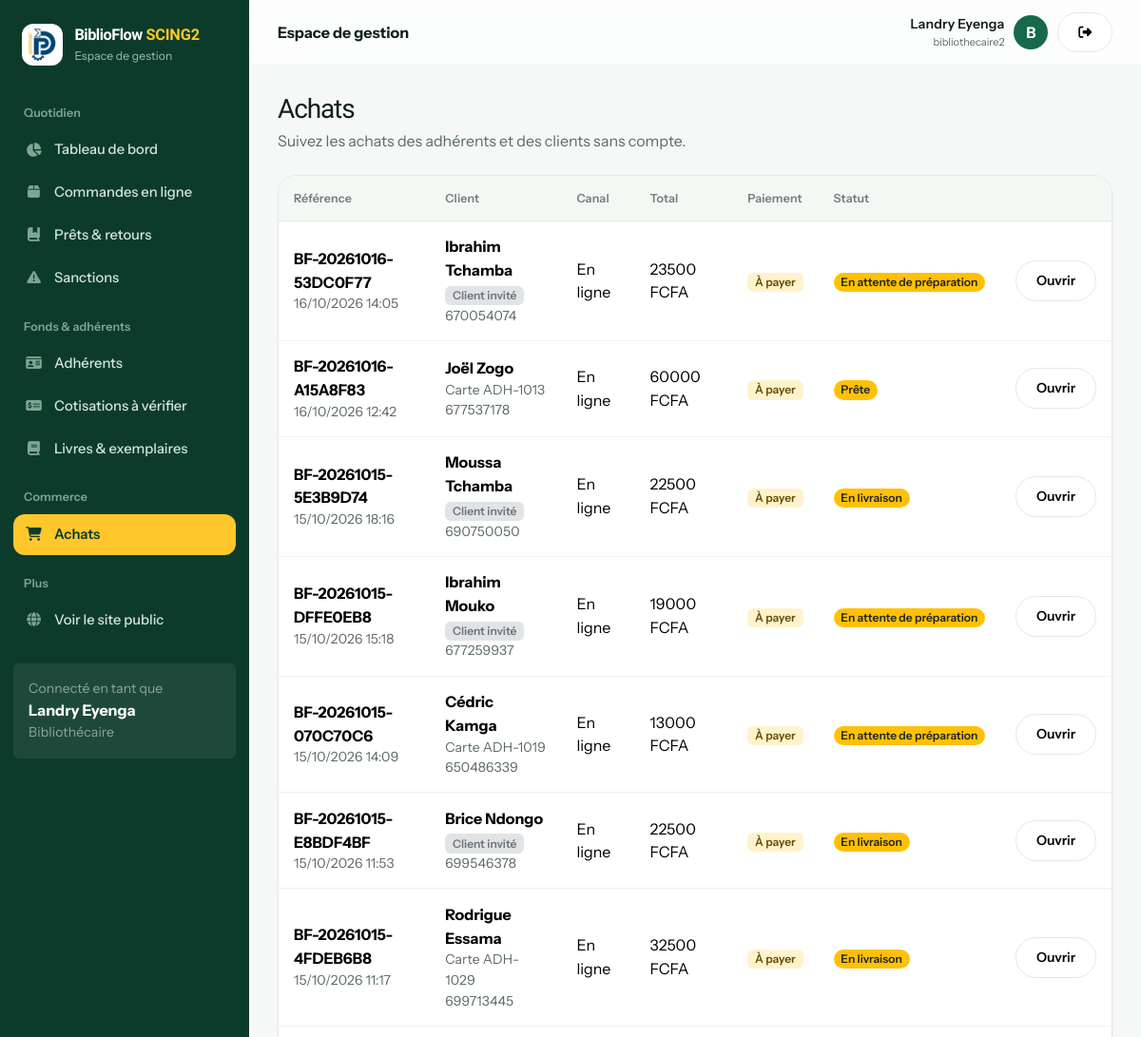
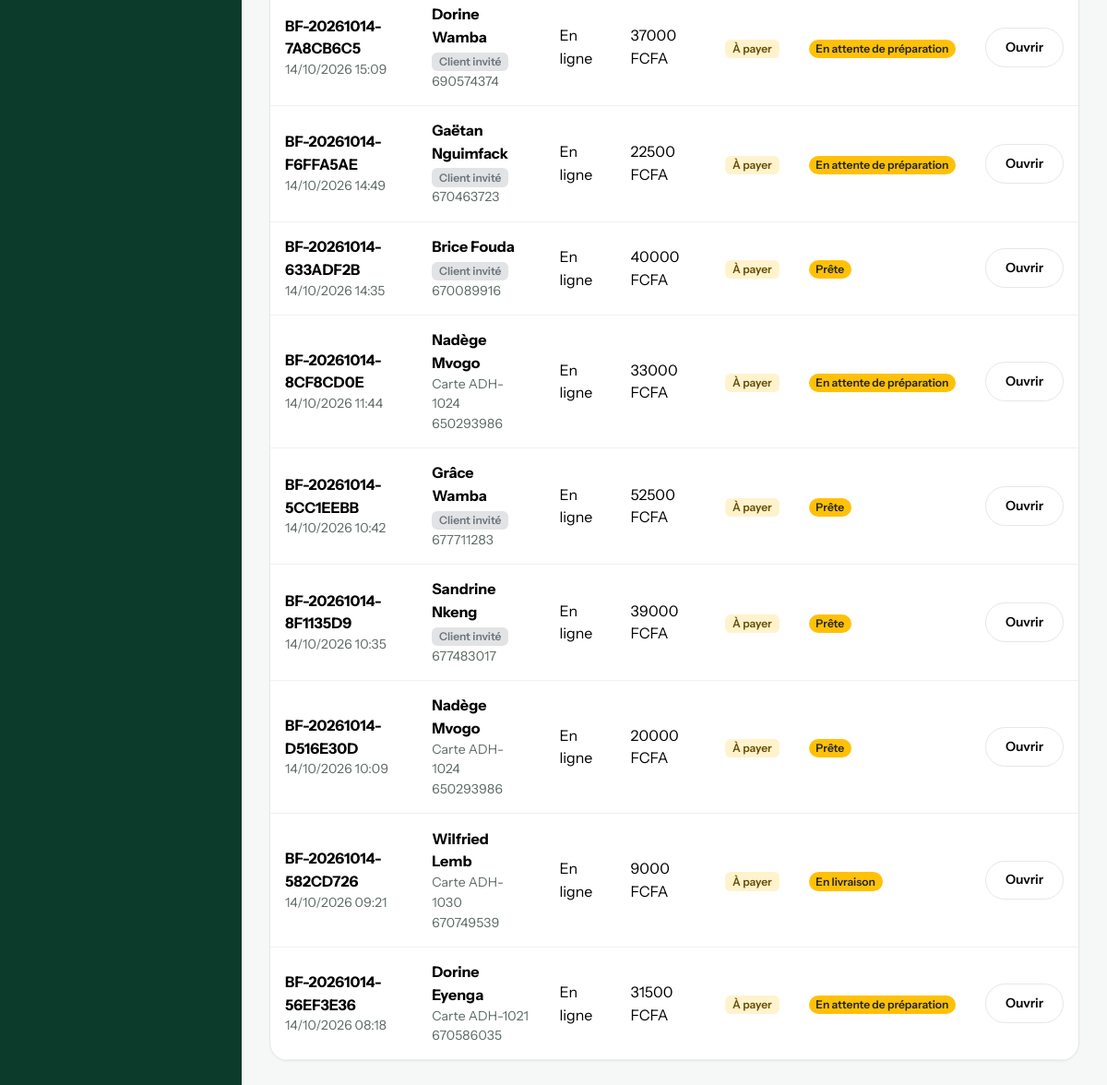
The app's page /gestion/achats/ (signed in) with its own data (2 pictures, top to bottom).
### bibliotheque/models.py (models this page shows, shortened)
class Utilisateur(AbstractUser):
    ROLES = [("adherent", "Adhérent"), ("bibliothecaire", "Bibliothécaire"), ("administrateur", "Administrateur")]
    STATUTS = [("en_attente", "En attente de validation"), ("actif", "Actif"), ("suspendu", "Suspendu")]
    first_name = None  # remplacés par nom / prénom
    last_name = None
    nom = models.CharField(max_length=80)
    prenom = models.CharField(max_length=80)
    telephone = models.CharField(max_length=20, blank=True)
    adresse = models.CharField(max_length=200, blank=True)
    role = models.CharField(max_length=20, choices=ROLES, default="adherent")
    statut = models.CharField(max_length=12, choices=STATUTS, default="actif")
    numero_carte = models.CharField(max_length=20, unique=True, null=True, blank=True)
    date_debut_adhesion = models.DateField(null=True, blank=True)
    date_expiration = models.DateField(null=True, blank=True)  # fin de validité de l'adhésion
    suspendu_jusqu = models.DateField(null=True, blank=True)   # emprunts suspendus après un retard
    REQUIRED_FIELDS = ["nom", "prenom", "email"]
    def get_full_name(self):
        return f"{self.prenom} {self.nom}".strip()
    @property
    def est_personnel(self):
        return self.is_superuser or self.role in ("bibliothecaire", "administrateur")

class Achat(models.Model):
    STATUTS = [("en_attente", "En attente de préparation"), ("prete", "Prête"), ("en_livraison", "En livraison"),
               ("terminee", "Terminé"), ("annulee", "Annulé")]
    ACTIFS = ("en_attente", "prete", "en_livraison")
    CANAUX = [("comptoir", "Au comptoir"), ("en_ligne", "En ligne")]
    MODES_PAIEMENT = [("especes", "Espèces"), ("mobile", "Mobile money"), ("carte", "Carte")]
    adherent = models.ForeignKey(Utilisateur, on_delete=models.PROTECT, null=True, blank=True, related_name="achats")
    reference = models.CharField(max_length=24, unique=True, null=True, blank=True)
    date_achat = models.DateTimeField(auto_now_add=True)
    canal = models.CharField(max_length=10, choices=CANAUX, default="comptoir")
    mode_reception = models.CharField(max_length=12, choices=[("retrait", "Retrait"), ("livraison", "Livraison")], default="retrait")
    mode_paiement = models.CharField(max_length=10, choices=MODES_PAIEMENT, blank=True)
    statut_paiement = models.CharField(max_length=12, choices=[("en_attente", "À payer"), ("paye", "Payé"), ("annule", "Annulé")], default="en_attente")
    reference_paiement = models.CharField(max_length=80, blank=True)
    date_paiement = models.DateTimeField(null=True, blank=True)
    adresse_livraison = models.CharField(max_length=250, blank=True)  # vide = retrait à la bibliothèque
    date_limite_retrait = models.DateField(null=True, blank=True)
    client_prenom = models.CharField(max_length=80, blank=True)
    client_nom = models.CharField(max_length=80, blank=True)
    client_email = models.EmailField(blank=True)
    client_telephone = models.CharField(max_length=20, blank=True)
    statut = models.CharField(max_length=14, choices=STATUTS, default="en_attente")
    class Meta:
        ordering = ["-date_achat"]
    @property
    def livraison(self):
        """Source de vérité : mode_reception (l'adresse n'est que le détail de la livraison)."""
        return self.mode_reception == "livraison"
    @property
    def paye(self):
        return self.statut_paiement == "paye"
    @property
    def total(self):
        return self.lignes.aggregate(t=Sum(F("quantite") * F("prix_applique")))["t"] or 0
    @property
    def client_nom_complet(self):
        if self.adherent_id:
            return self.adherent.get_full_name()
        return f"{self.client_prenom} {self.client_nom}".strip() or "Client invité"
    @property
    def client_telephone_effectif(self):
        return self.adherent.telephone if self.adherent_id else self.client_telephone
    @property
    def est_invite(self):
        return self.adherent_id is None

### bibliotheque/views.py (the view)
# urls.py: path("gestion/achats/", views.achats, name="achats"),
@role_requis(*STAFF)
def achats(request):
    statut = request.GET.get("statut", "actives")
    liste = Achat.objects.select_related("adherent").prefetch_related("lignes")
    if statut == "actives":
        liste = liste.filter(statut__in=Achat.ACTIFS)
    elif statut != "toutes":
        liste = liste.filter(statut=statut)
    return render(request, "bibliotheque/achats.html", {"achats": liste[:100], "statut": statut})

### bibliotheque/acces.py (called while the page is built)
def est_personnel(user):
    return user.is_authenticated and user.est_personnel

def role_requis(*roles):
    def deco(vue):
        @login_required
        @wraps(vue)
        def wrapper(request, *a, **kw):
            if request.user.is_superuser or request.user.role in roles:
                return vue(request, *a, **kw)
            messages.error(request, "Accès non autorisé pour votre rôle.")
            return redirect("accueil")
        return wrapper
    return deco

### bibliotheque/context.py (called while the page is built)
def globales(request):
    ctx = {"p": params(), "panier_count": 0, "est_personnel": False, "cotisations_a_verifier": 0}
    try:
        ctx["panier_count"] = sum(request.session.get("panier", {}).values())
    except Exception:
        pass
    if request.user.is_authenticated:
        ctx["est_personnel"] = est_personnel(request.user)
        if ctx["est_personnel"]:
            ctx["cotisations_a_verifier"] = CotisationAdhesion.objects.filter(statut="en_attente").count()
    return ctx

### bibliotheque/services.py (called while the page is built)
def params():
    d = dict(settings.BIBLIO)
    for cle in ("amende_par_jour", "amende_plafond", "frais_perte"):
        d[cle] = Decimal(str(d[cle]))
    return SimpleNamespace(**d)

### bibliotheque/templates/bibliotheque/achats.html
{% extends "bibliotheque/base.html" %}{% block contenu %}
<div class="d-flex justify-content-between align-items-end gap-3 mb-4"><div><h1 class="h3 mb-1">Achats</h1><p class="muted mb-0">Suivez les achats des adhérents et des clients sans compte.</p></div></div>
<div class="cardx overflow-hidden"><div class="table-responsive"><table class="table align-middle mb-0"><thead><tr><th>Référence</th><th>Client</th><th>Canal</th><th>Total</th><th>Paiement</th><th>Statut</th><th></th></tr></thead><tbody>{% for a in achats %}<tr><td><strong>{{ a.reference|default:a.pk }}</strong><div class="muted small">{{ a.date_achat|date:"d/m/Y H:i" }}</div></td><td><strong>{{ a.client_nom_complet }}</strong>{% if a.est_invite %}<div><span class="badge bg-secondary-subtle text-secondary">Client invité</span></div>{% elif a.adherent.numero_carte %}<div class="muted small">Carte {{ a.adherent.numero_carte }}</div>{% endif %}<div class="muted small">{{ a.client_telephone_effectif }}</div></td><td>{{ a.get_canal_display }}</td><td>{{ a.total|floatformat:0 }} FCFA</td><td>{% if a.statut_paiement == 'paye' %}<span class="badge bg-success-subtle text-success">Payé</span>{% elif a.statut_paiement == 'annule' %}<span class="badge bg-secondary-subtle text-secondary">Annulé</span>{% else %}<span class="badge bg-warning-subtle text-warning-emphasis">À payer</span>{% endif %}</td><td><span class="badge rounded-pill bg-{% if a.statut == 'terminee' %}success{% elif a.statut == 'annulee' %}secondary{% else %}warning text-dark{% endif %}">{{ a.get_statut_display }}</span></td><td class="text-end"><a class="btn btn-sm btn-light" href="{% url 'achat_detail' a.pk %}">Ouvrir</a></td></tr>{% empty %}<tr><td colspan="7" class="text-center py-5 muted">Aucun achat.</td></tr>{% endfor %}</tbody></table></div></div>{% endblock %}

### bibliotheque/templates/bibliotheque/base.html (shortened to what this page needs)
{% load static %}<!doctype html>
<html lang="fr"><head><meta charset="utf-8"><meta name="viewport" content="width=device-width, initial-scale=1"><title>{% block titre %}BiblioFlow SCING2{% endblock %}</title>
<link href="https://cdn.jsdelivr.net/npm/bootstrap@5.3.3/dist/css/bootstrap.min.css" rel="stylesheet"><link href="https://cdnjs.cloudflare.com/ajax/libs/font-awesome/6.5.2/css/all.min.css" rel="stylesheet"><link href="{% static 'bibliotheque/app.css' %}" rel="stylesheet"></head>
<body>{% with u=request.resolver_match.url_name %}<div class="app-shell">
<aside class="sidebar" id="sidebar">
  <div class="brand"><span class="logo-chip"><img src="{% static 'bibliotheque/images/logo.png' %}" alt="" height="34" width="29"></span><div><strong>BiblioFlow <span class="brand-tag">SCING2</span></strong><small>Espace de gestion</small></div></div>
  <div class="nav-title">Quotidien</div>
  <a class="side-link {% if u == 'tableau_bord' %}active{% endif %}" href="{% url 'tableau_bord' %}"><i class="fa-solid fa-chart-pie"></i>Tableau de bord</a>
  <a class="side-link {% if u == 'commandes' %}active{% endif %}" href="{% url 'commandes' %}"><i class="fa-solid fa-box"></i>Commandes en ligne</a>
  <a class="side-link {% if u == 'emprunts' %}active{% endif %}" href="{% url 'emprunts' %}"><i class="fa-solid fa-book-bookmark"></i>Prêts &amp; retours</a>
  <a class="side-link {% if u == 'sanctions' %}active{% endif %}" href="{% url 'sanctions' %}"><i class="fa-solid fa-triangle-exclamation"></i>Sanctions</a>
  <div class="nav-title">Fonds &amp; adhérents</div>
  <a class="side-link {% if u == 'adherents' or u == 'adherent_detail' or u == 'adherent_nouveau' or u == 'adherent_modifier' %}active{% endif %}" href="{% url 'adherents' %}"><i class="fa-solid fa-id-card"></i>Adhérents</a>
  <a class="side-link " href="{% url 'cotisations' %}"><i class="fa-solid fa-money-check-dollar"></i>Cotisations à vérifier</a>
  <a class="side-link " href="{% url 'livres_gestion' %}"><i class="fa-solid fa-book"></i>Livres &amp; exemplaires</a>
  <div class="nav-title">Commerce</div>
  <a class="side-link {% if u == 'achats' or u == 'achat_detail' or u == 'achat_nouveau' %}active{% endif %}" href="{% url 'achats' %}"><i class="fa-solid fa-cart-shopping"></i>Achats</a>
  <div class="nav-title">Plus</div>
  <a class="side-link" href="{% url 'accueil' %}"><i class="fa-solid fa-globe"></i>Voir le site public</a>
  <div class="mt-4 p-3 rounded-2" style="background:#ffffff0a"><div class="small text-white-50">Connecté en tant que</div><strong>{{ user.get_full_name|default:user.username }}</strong><div class="small text-white-50">{{ user.get_role_display }}</div></div>
</aside>
<main class="main"><header class="topbar"><div class="d-flex align-items-center gap-3"><div class="fw-bold">{% block entete %}Espace de gestion{% endblock %}</div></div>
<div class="user-chip"><div class="text-end d-none d-sm-block"><div class="fw-semibold small">{{ user.get_full_name|default:user.username }}</div><div class="muted" style="font-size:11px">{{ user.username }}</div></div><div class="avatar">{{ user.username|first|upper }}</div><form method="post" action="{% url 'logout' %}">{% csrf_token %}<button class="btn btn-sm btn-light" title="Déconnexion"><i class="fa-solid fa-right-from-bracket"></i></button></form></div></header>
<div class="content">{% block contenu %}{% endblock %}</div></main></div>{% endwith %}
<script src="https://cdn.jsdelivr.net/npm/bootstrap@5.3.3/dist/js/bootstrap.bundle.min.js"></script><script src="{% static 'bibliotheque/app.js' %}" defer></script>{% block scripts %}{% endblock %}</body></html>

### records on screen
Utilisateur: get_full_name "Landry Eyenga", role "Bibliothécaire", username "bibliothecaire2", username|first "B"
Achat: reference "BF-20261016-53DC0F77", date_achat "16/10/2026 14:05", client_nom_complet "Ibrahim Tchamba", shows "Client invité", client_telephone_effectif "670054074", canal "En ligne", total "23500", statut_paiement "À payer", statut "En attente de préparation"
Achat: reference "BF-20261016-A15A8F83", date_achat "16/10/2026 12:42", client_nom_complet "Joël Zogo", adherent.numero_carte "ADH-1013", client_telephone_effectif "677537178", canal "En ligne", total "60000", statut_paiement "À payer", statut "Prête"
Achat: reference "BF-20261015-5E3B9D74", date_achat "15/10/2026 18:16", client_nom_complet "Moussa Tchamba", shows "Client invité", client_telephone_effectif "690750050", canal "En ligne", total "22500", statut_paiement "À payer", statut "En livraison"
Achat: reference "BF-20261015-DFFE0EB8", date_achat "15/10/2026 15:18", client_nom_complet "Ibrahim Mouko", shows "Client invité", client_telephone_effectif "677259937", canal "En ligne", total "19000", statut_paiement "À payer", statut "En attente de préparation"
Achat: reference "BF-20261015-070C70C6", date_achat "15/10/2026 14:09", client_nom_complet "Cédric Kamga", adherent.numero_carte "ADH-1019", client_telephone_effectif "650486339", canal "En ligne", total "13000", statut_paiement "À payer", statut "En attente de préparation"
Achat: reference "BF-20261015-E8BDF4BF", date_achat "15/10/2026 11:53", client_nom_complet "Brice Ndongo", shows "Client invité", client_telephone_effectif "699546378", canal "En ligne", total "22500", statut_paiement "À payer", statut "En livraison"
Achat: reference "BF-20261015-4FDEB6B8", date_achat "15/10/2026 11:17", client_nom_complet "Rodrigue Essama", adherent.numero_carte "ADH-1029", client_telephone_effectif "699713445", canal "En ligne", total "32500", statut_paiement "À payer", statut "En livraison"
Achat: reference "BF-20261014-7A8CB6C5", date_achat "14/10/2026 15:09", client_nom_complet "Dorine Wamba", shows "Client invité", client_telephone_effectif "690574374", canal "En ligne", total "37000", statut_paiement "À payer", statut "En attente de préparation"
Achat: reference "BF-20261014-F6FFA5AE", date_achat "14/10/2026 14:49", client_nom_complet "Gaëtan Nguimfack", shows "Client invité", client_telephone_effectif "670463723", canal "En ligne", total "22500", statut_paiement "À payer", statut "En attente de préparation"
Achat: reference "BF-20261014-633ADF2B", date_achat "14/10/2026 14:35", client_nom_complet "Brice Fouda", shows "Client invité", client_telephone_effectif "670089916", canal "En ligne", total "40000", statut_paiement "À payer", statut "Prête"
Achat: reference "BF-20261014-8CF8CD0E", date_achat "14/10/2026 11:44", client_nom_complet "Nadège Mvogo", adherent.numero_carte "ADH-1024", client_telephone_effectif "650293986", canal "En ligne", total "33000", statut_paiement "À payer", statut "En attente de préparation"
Achat: reference "BF-20261014-5CC1EEBB", date_achat "14/10/2026 10:42", client_nom_complet "Grâce Wamba", shows "Client invité", client_telephone_effectif "677711283", canal "En ligne", total "52500", statut_paiement "À payer", statut "Prête"
Achat: reference "BF-20261014-8F1135D9", date_achat "14/10/2026 10:35", client_nom_complet "Sandrine Nkeng", shows "Client invité", client_telephone_effectif "677483017", canal "En ligne", total "39000", statut_paiement "À payer", statut "Prête"
Achat: reference "BF-20261014-D516E30D", date_achat "14/10/2026 10:09", client_nom_complet "Nadège Mvogo", adherent.numero_carte "ADH-1024", client_telephone_effectif "650293986", canal "En ligne", total "20000", statut_paiement "À payer", statut "Prête"
Achat: reference "BF-20261014-582CD726", date_achat "14/10/2026 09:21", client_nom_complet "Wilfried Lemb", adherent.numero_carte "ADH-1030", client_telephone_effectif "670749539", canal "En ligne", total "9000", statut_paiement "À payer", statut "En livraison"
Achat: reference "BF-20261014-56EF3E36", date_achat "14/10/2026 08:18", client_nom_complet "Dorine Eyenga", adherent.numero_carte "ADH-1021", client_telephone_effectif "670586035", canal "En ligne", total "31500", statut_paiement "À payer", statut "En attente de préparation"
